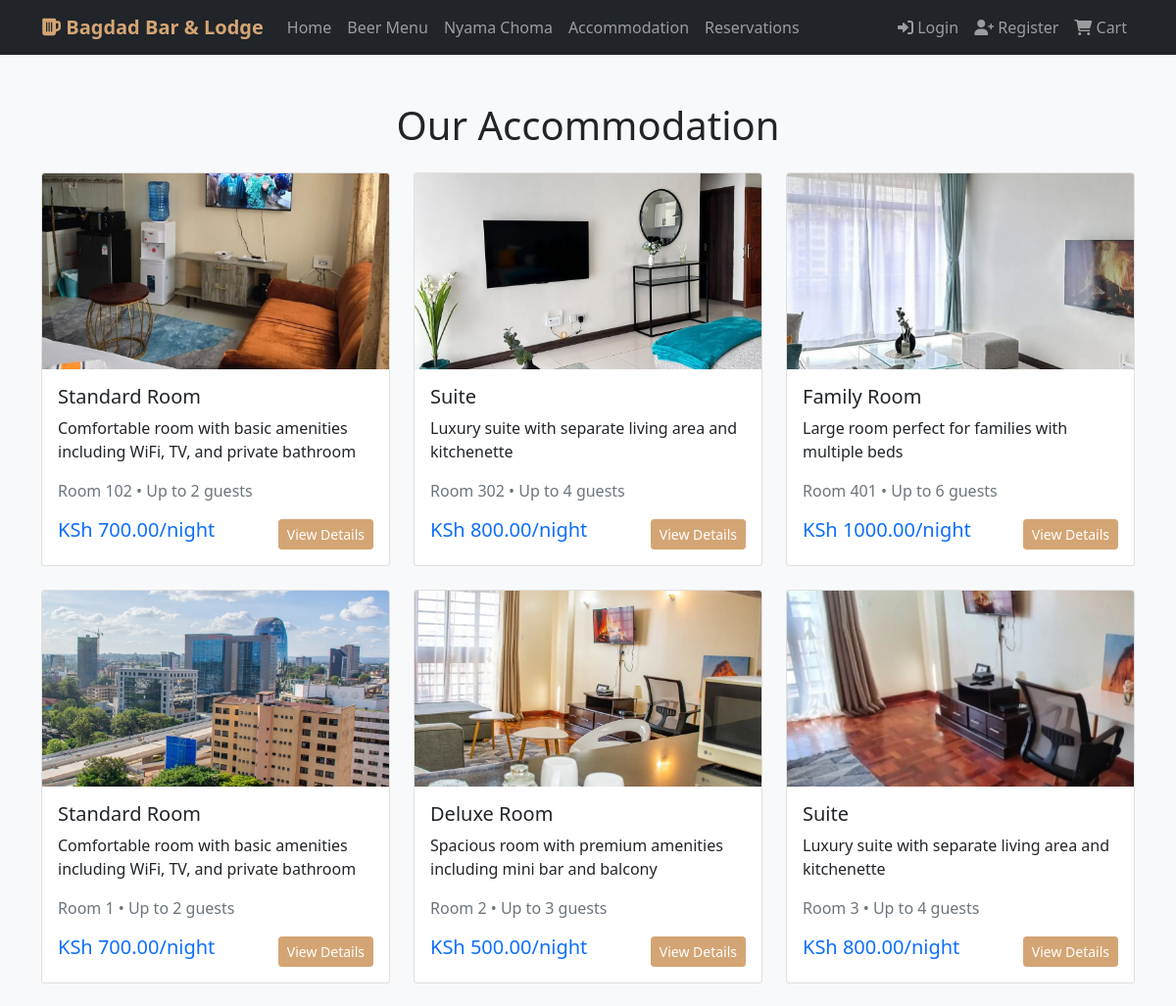
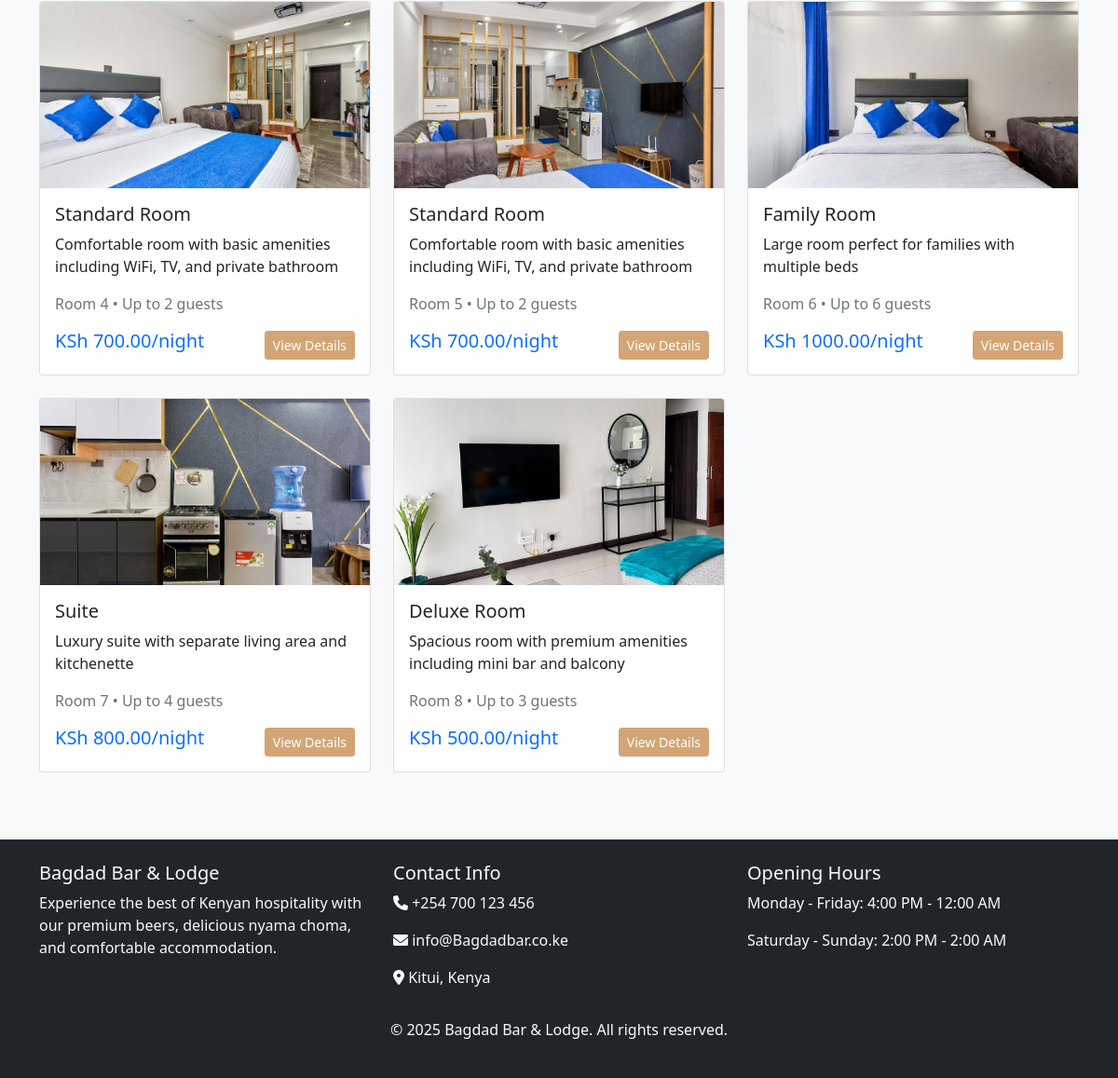
Screenshot of /accommodation/ with the database file from the repository (2 pictures, top to bottom).
### accommodation/models.py (models this page shows, shortened)
class Room(models.Model):
    room_number = models.CharField(max_length=10, unique=True)
    room_type = models.ForeignKey(RoomType, on_delete=models.CASCADE)
    is_available = models.BooleanField(default=True)
    amenities = models.TextField(help_text="List amenities separated by commas")
    image = models.ImageField(upload_to='rooms/', blank=True)

class RoomType(models.Model):
    name = models.CharField(max_length=100)
    description = models.TextField()
    base_price = models.DecimalField(max_digits=8, decimal_places=2)
    max_occupancy = models.IntegerField()

### accommodation/views.py (the view)
# urls.py: path('', views.accommodation_list, name='room_list'),
def accommodation_list(request):
    room_types = RoomType.objects.all()
    available_rooms = Room.objects.filter(is_available=True)
    context = {
        'room_types': room_types,
        'available_rooms': available_rooms,
    }
    return render(request, 'accommodation/room_list.html', context)

### templates/accommodation/room_list.html
{% extends 'base.html' %}
{% block content %}
<div class="container my-5">
    <h1 class="text-center mb-4">Our Accommodation</h1>
    <div class="row">
        {% for room in available_rooms %}
        <div class="col-md-4 mb-4">
            <div class="card h-100">
                {% if room.image %}
                    <img src="{{ room.image.url }}" class="card-img-top" alt="{{ room.room_type.name }}" style="height: 200px; object-fit: cover;">
                {% else %}
                    <div class="card-img-top bg-light d-flex align-items-center justify-content-center" style="height: 200px;">
                        <i class="fas fa-bed fa-3x text-muted"></i>
                    </div>
                {% endif %}
                <div class="card-body">
                    <h5 class="card-title">{{ room.room_type.name }}</h5>
                    <p class="card-text">{{ room.room_type.description }}</p>
                    <p class="text-muted">Room {{ room.room_number }} • Up to {{ room.room_type.max_occupancy }} guests</p>
                    <div class="d-flex justify-content-between align-items-center">
                        <span class="h5 text-primary">KSh {{ room.room_type.base_price }}/night</span>
                        <a href="{% url 'accommodation:room_detail' room.id %}" class="btn btn-primary btn-sm">View Details</a>
                    </div>
                </div>
            </div>
        </div>
        {% empty %}
        <div class="col-12 text-center">
            <p class="lead">No rooms available at the moment.</p>
            <a href="{% url 'bar_app:home' %}" class="btn btn-primary">Back to Home</a>
        </div>
        {% endfor %}
    </div>
</div>
{% endblock %}

### templates/base.html (style rules this page uses)
.btn-primary { background-color: #d4a574; border-color: #d4a574; }
body { background-color: #f8f9fa; }

### rows the page displays
Room: image (picture), room_type.name "Standard Room", room_type.description "Comfortable room with basic amenities including WiFi, TV, and private bathroom", room_number "102", room_type.max_occupancy "2", room_type.base_price "700.00"
Room: image (picture), room_type.name "Suite", room_type.description "Luxury suite with separate living area and kitchenette", room_number "302", room_type.max_occupancy "4", room_type.base_price "800.00"
Room: image (picture), room_type.name "Family Room", room_type.description "Large room perfect for families with multiple beds", room_number "401", room_type.max_occupancy "6", room_type.base_price "1000.00"
Room: image (picture), room_type.name "Standard Room", room_type.description "Comfortable room with basic amenities including WiFi, TV, and private bathroom", room_number "1", room_type.max_occupancy "2", room_type.base_price "700.00"
Room: image (picture), room_type.name "Deluxe Room", room_type.description "Spacious room with premium amenities including mini bar and balcony", room_number "2", room_type.max_occupancy "3", room_type.base_price "500.00"
Room: image (picture), room_type.name "Suite", room_type.description "Luxury suite with separate living area and kitchenette", room_number "3", room_type.max_occupancy "4", room_type.base_price "800.00"
Room: image (picture), room_type.name "Standard Room", room_type.description "Comfortable room with basic amenities including WiFi, TV, and private bathroom", room_number "4", room_type.max_occupancy "2", room_type.base_price "700.00"
Room: image (picture), room_type.name "Standard Room", room_type.description "Comfortable room with basic amenities including WiFi, TV, and private bathroom", room_number "5", room_type.max_occupancy "2", room_type.base_price "700.00"
Room: image (picture), room_type.name "Family Room", room_type.description "Large room perfect for families with multiple beds", room_number "6", room_type.max_occupancy "6", room_type.base_price "1000.00"
Room: image (picture), room_type.name "Suite", room_type.description "Luxury suite with separate living area and kitchenette", room_number "7", room_type.max_occupancy "4", room_type.base_price "800.00"
Room: image (picture), room_type.name "Deluxe Room", room_type.description "Spacious room with premium amenities including mini bar and balcony", room_number "8", room_type.max_occupancy "3", room_type.base_price "500.00"
